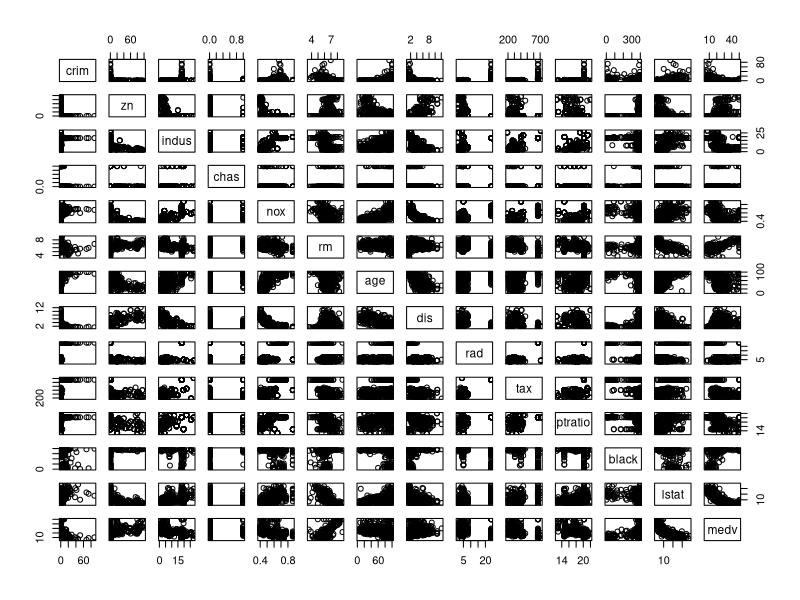
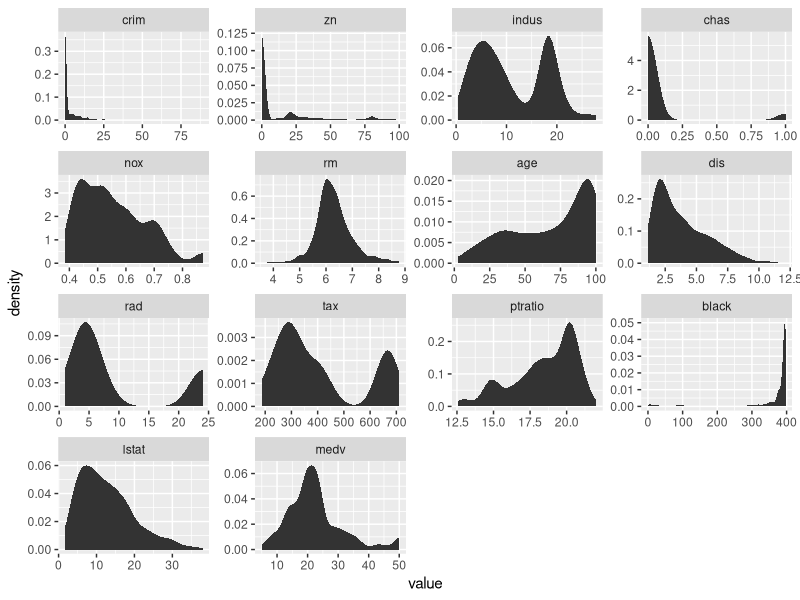
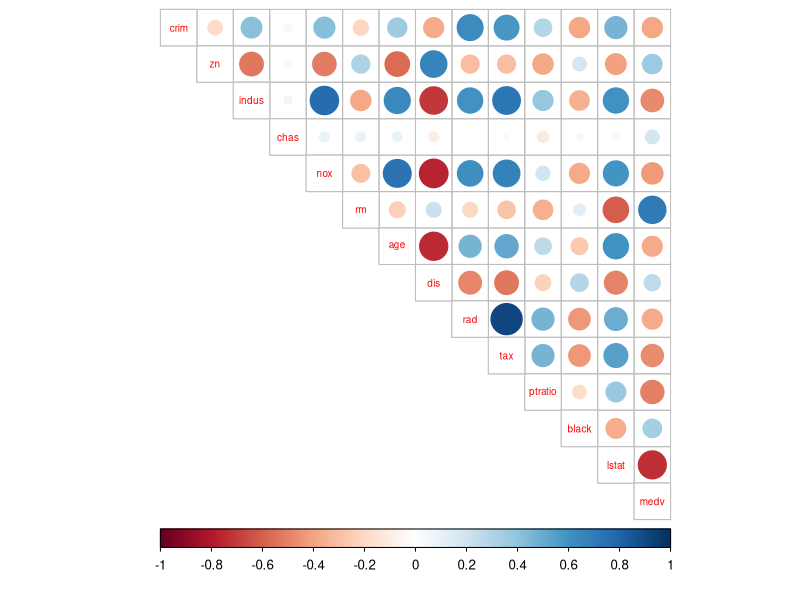
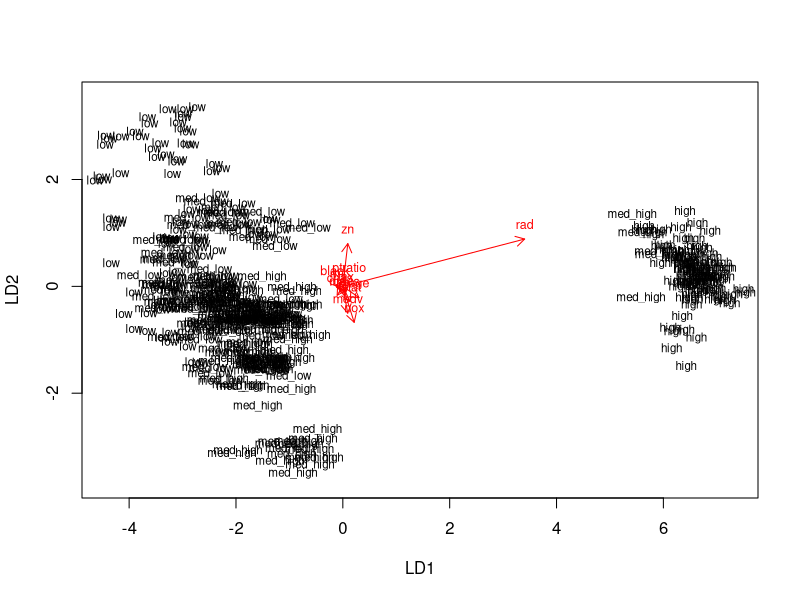
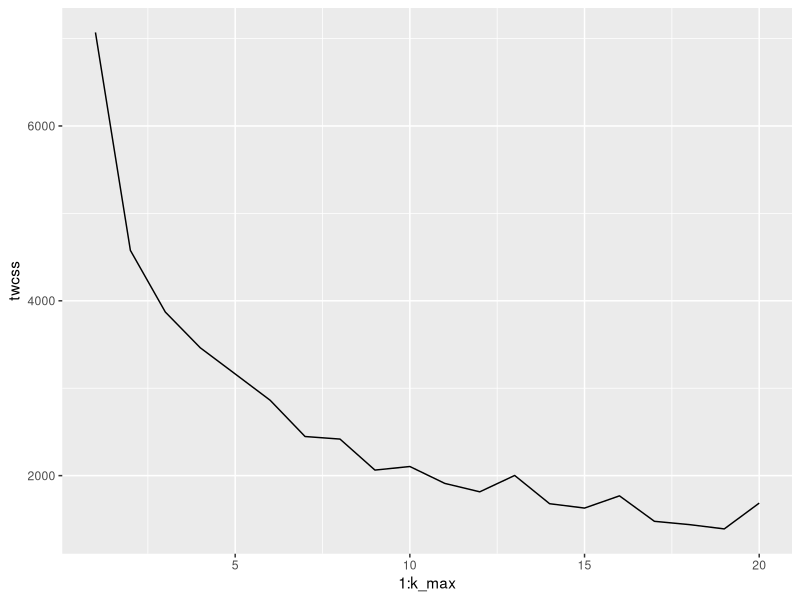
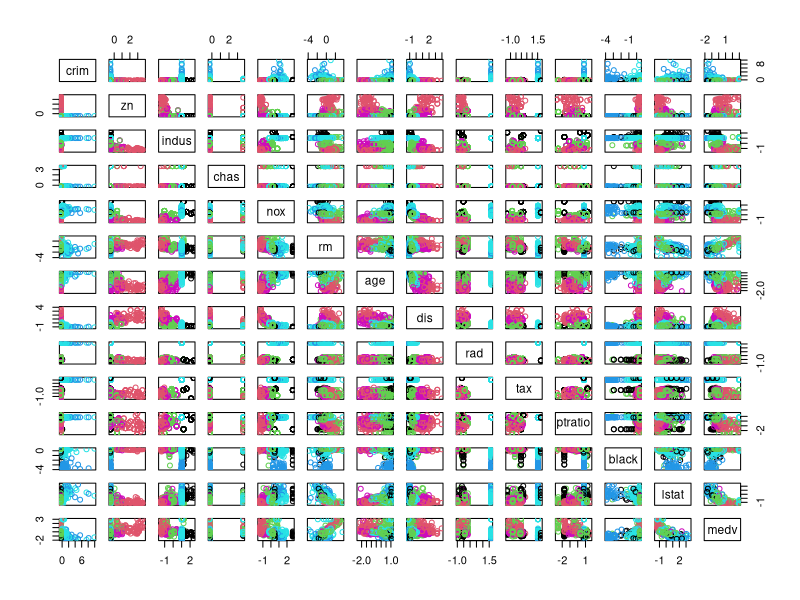

Reproduce these figures in R, in order.
## ---- chunk 1
library(MASS)
data("Boston")

str(Boston)
dim(Boston)

summary(Boston)
pairs(Boston)
## ---- chunk 2
library(tidyr)
library(corrplot)
library(ggplot2)
library(dplyr)
require(reshape2)


data_boston_long <- melt(Boston)

ggplot(data = data_boston_long, aes(x = value)) + 
stat_density() + 
facet_wrap(~variable, scales = "free")

mat_Boston <- cor(Boston) %>% round(2)
corrplot(mat_Boston, method = "circle", type = "upper", cl.pos = "b", tl.pos = "d", tl.cex = 0.6)
 
## ---- chunk 3
# center and standardize variables
scaled_data <- scale(Boston)

# print summaries of the scaled variables
summary(scaled_data) # note that now all means are 0 as supposed to 

# Object is matrix so change to df
scaled_dat_df <- as.data.frame(scaled_data)

# Create categorical "crime" variable and add it to the dataset
bins <- quantile(scaled_dat_df$crim)
crime <- cut(scaled_dat_df$crim, breaks = bins, include.lowest = TRUE, label = c("low", "med_low", "med_high", "high"))
scaled_dat_df <- dplyr::select(scaled_dat_df, -crim)
scaled_dat_df <- data.frame(scaled_dat_df, crime)

#Create train and test sets of the data such that 80% of the data is in the train set
n <- nrow(scaled_dat_df)
ind <- sample(n,  size = n * 0.8)
train <- scaled_dat_df[ind,]
test <- scaled_dat_df[-ind,]
## ---- chunk 4
#Fit lda on train set
lda.fit <- lda(crime ~ . , data = train)

# Draw bi-plot
lda.arrows <- function(x, myscale = 1, arrow_heads = 0.1, color = "red", tex = 0.75, choices = c(1,2)){
  heads <- coef(x)
  graphics::arrows(x0 = 0, y0 = 0, 
         x1 = myscale * heads[,choices[1]], 
         y1 = myscale * heads[,choices[2]], col=color, length = arrow_heads)
  text(myscale * heads[,choices], labels = row.names(heads), 
       cex = tex, col=color, pos=3)
}
classes <- as.numeric(train$crime)
plot(lda.fit, dimen = 2)
lda.arrows(lda.fit, myscale = 1)

## ---- chunk 5
#Save crime rates from the test data set and then drop the varibale from test df
test_classes <- test$crime
test <- dplyr::select(test, -crime)

#Predict classes with test data and cross tabulate to compare with the real classes
lda.prediction <- predict(lda.fit, newdata = test)
table(correct = test_classes, predicted = lda.prediction$class)
## ---- chunk 6
# Load and scale data, caluclate euclidian distances
data("Boston")
scaled_data <- scale(Boston)
euclidian_dist <- dist(scaled_data)

# Determine the number of clusters and run k means
set.seed(246)
k_max <- 20
twcss <- sapply(1:k_max, function(k){kmeans(scaled_data, k)$tot.withinss})
qplot(x = 1:k_max, y = twcss, geom = 'line')
km <- kmeans(scaled_data, centers = 6)

# Visualize results
pairs(scaled_data, col = km$cluster)

